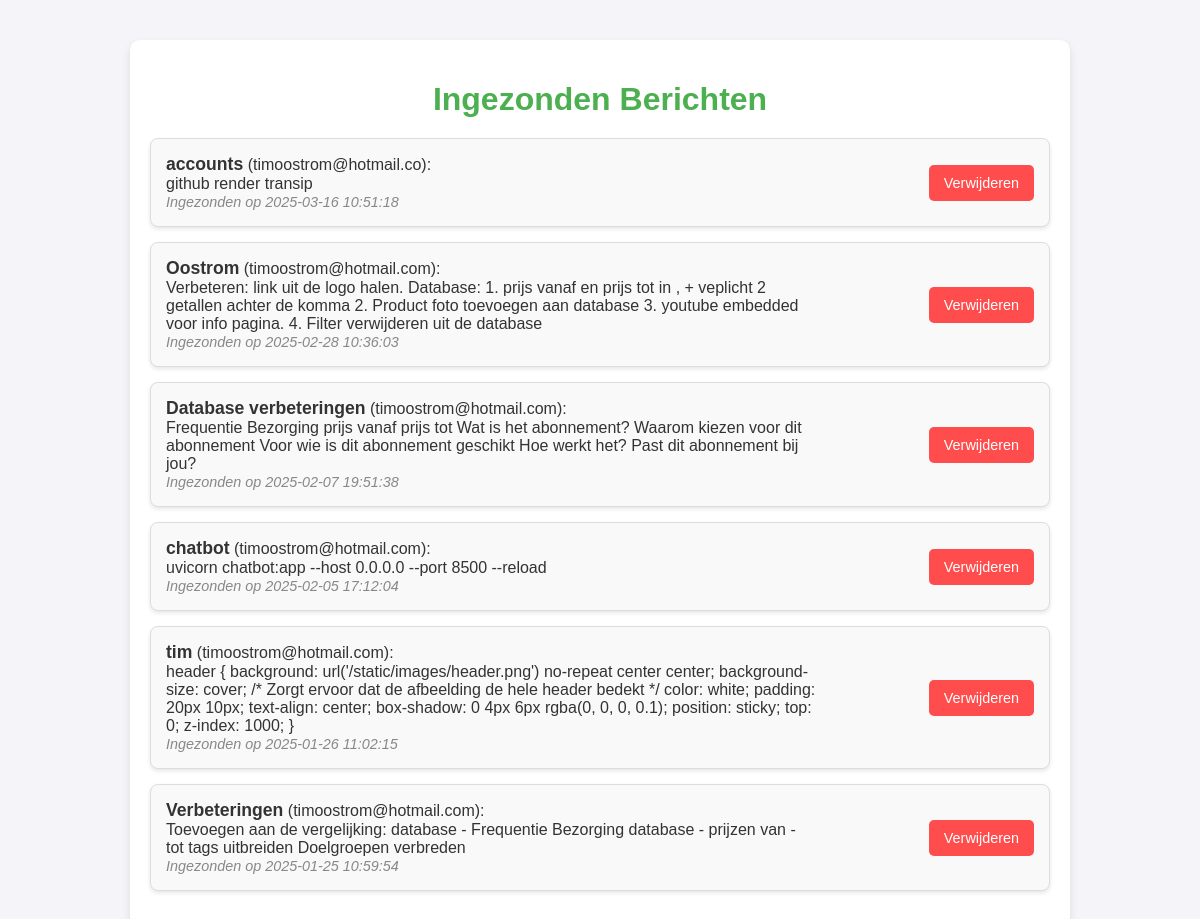
The app's page /berichten with its own data.
### app.py (models this page shows, shortened)
class ContactBericht(db.Model):
    id = db.Column(db.Integer, primary_key=True)
    naam = db.Column(db.String(100), nullable=False)
    email = db.Column(db.String(120), nullable=False)
    bericht = db.Column(db.Text, nullable=False)
    datum = db.Column(db.DateTime, default=db.func.current_timestamp())

### app.py (the view)
@app.route('/berichten')
def berichten():
    alle_berichten = ContactBericht.query.order_by(ContactBericht.datum.desc()).all()
    return render_template('berichten.html', berichten=alle_berichten)

### templates/berichten.html (shortened to what this page needs)
<!DOCTYPE html>
<html lang="nl">
<head>
</head>
<body>
    <div class="container">
        <h1>Ingezonden Berichten</h1>
        <ul>
            {% for bericht in berichten %}
                <li>
                    <div class="message-details">
                        <strong>{{ bericht.naam }}</strong> ({{ bericht.email }}):<br>
                        {{ bericht.bericht }}<br>
                        <em>Ingezonden op {{ bericht.datum }}</em>
                    </div>
                    <form action="{{ url_for('verwijder_bericht', id=bericht.id) }}" method="POST">
                        <button class="delete-button" type="submit" onclick="return confirm('Weet je zeker dat je dit bericht wilt verwijderen?')">Verwijderen</button>
                    </form>
                </li>
            {% endfor %}
        </ul>
    </div>
</body>
</html>

### templates/berichten.html (style rules this page uses)
body { font-family: Arial, sans-serif; margin: 0; padding: 0; background-color: #f4f4f9; color: #333; }
.container { max-width: 900px; margin: 40px auto; padding: 20px; background-color: #fff; border-radius: 10px; box-shadow: 0 4px 8px rgba(0, 0, 0, 0.1); }
h1 { text-align: center; color: #4CAF50; margin-bottom: 20px; }
ul { list-style: none; padding: 0; }
li { margin-bottom: 15px; padding: 15px; background-color: #f9f9f9; border: 1px solid #ddd; border-radius: 8px; display: flex; justify-content: space-between; align-items: center; box-shadow: 0 2px 4px rgba(0, 0, 0, 0.1); }
.message-details { max-width: 75%; }
.message-details strong { font-size: 1.1rem; color: #333; }
.message-details em { font-size: 0.9rem; color: #888; }
.delete-button { background-color: #ff4d4d; color: white; border: none; border-radius: 5px; padding: 10px 15px; cursor: pointer; font-size: 0.9rem; transition: background-color 0.3s ease; }

### records on screen
ContactBericht: naam "accounts", email "timoostrom@hotmail.co", bericht "github render transip", datum "2025-03-16 10:51:18"
ContactBericht: naam "Oostrom", email "timoostrom@hotmail.com", bericht "Verbeteren: link uit de logo halen. Database: 1. prijs vanaf en prijs tot in , + veplicht 2 getallen achter de komma 2. Product foto toevoegen aan database 3. youtube embedded voor info pagina. 4. Filter verwijderen uit de database", datum "2025-02-28 10:36:03"
ContactBericht: naam "Database verbeteringen", email "timoostrom@hotmail.com", bericht "Frequentie Bezorging prijs vanaf prijs tot Wat is het abonnement? Waarom kiezen voor dit abonnement Voor wie is dit abonnement geschikt Hoe werkt het? Past dit abonnement bij jou?", datum "2025-02-07 19:51:38"
ContactBericht: naam "chatbot", email "timoostrom@hotmail.com", bericht "uvicorn chatbot:app --host 0.0.0.0 --port 8500 --reload", datum "2025-02-05 17:12:04"
ContactBericht: naam "tim", email "timoostrom@hotmail.com", bericht "header { background: url('/static/images/header.png') no-repeat center center; background-size: cover; /* Zorgt ervoor dat de afbeelding de hele header bedekt */ color: white; padding: 20px 10px; text-align: center; box-shadow: 0 4px 6px rgba(0, 0, 0, 0.1); position: sticky; top: 0; z-index: 1000; }", datum "2025-01-26 11:02:15"
ContactBericht: naam "Verbeteringen", email "timoostrom@hotmail.com", bericht "Toevoegen aan de vergelijking: database - Frequentie Bezorging database - prijzen van - tot tags uitbreiden Doelgroepen verbreden", datum "2025-01-25 10:59:54"
